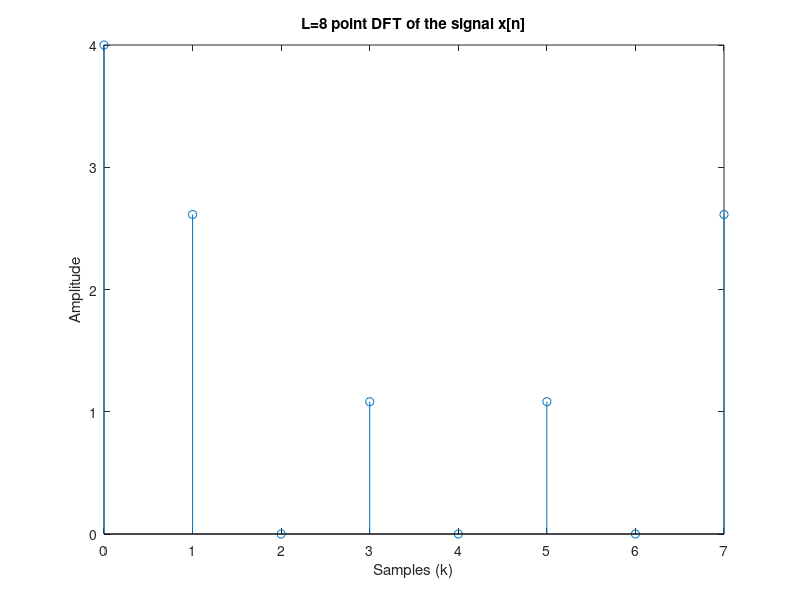
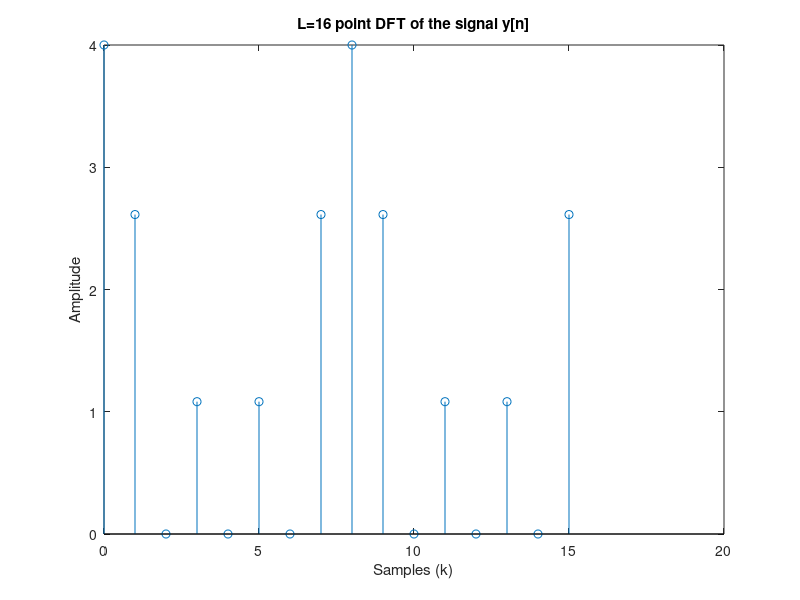

Write MATLAB code to recreate these figures, in order.
%------------------------------ a ------------------------------%
x = [1 1 1 1 0 0 0 0];

fft8 = fft(x, 8);
figure
stem((0:7),abs(fft8)) %according to K values, plot the diagram
xlabel('Samples (k)')
ylabel('Amplitude')
title('L=8 point DFT of the signal x[n]')


%% 
%------------------------------ b ------------------------------%
%produce y signal from x signal
y = zeros(1,16);
for i = 1:16
    if(rem(i,2) == 0)
        y(i) = x(i/2);
    else 
        y(i) = 0;
    end
end

fft16 = fft(y, 16);
figure
stem((0:15),abs(fft16))
xlabel('Samples (k)')
ylabel('Amplitude')
title('L=16 point DFT of the signal y[n]')